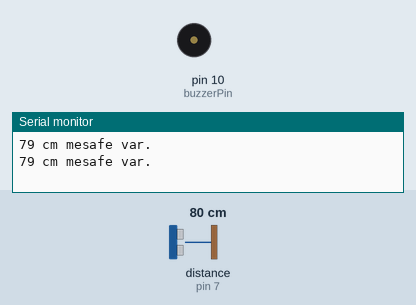
Simulated run of this sketch. Board: Arduino Uno, built with avr-gcc and run on an emulated ATmega328P. Parts: buzzer (waves = sounding), the last lines printed to the serial monitor. The inputs (shaded band) are chosen by the test bench; at power-on: distance to the obstacle (sensor on pin 7) 80 cm. The echo pulse lasts 58.3 µs per cm.

Above: at 1.2 s.
1.3 s: distance to the obstacle (sensor on pin 7) set to 299 cm
At 2.4 s:
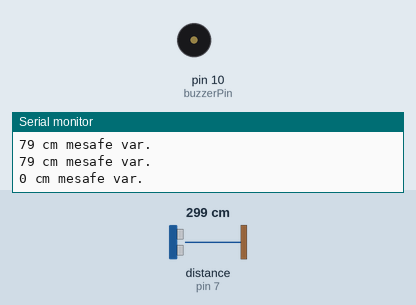
4.3 s: distance to the obstacle (sensor on pin 7) set to 4 cm
At 4.6 s:
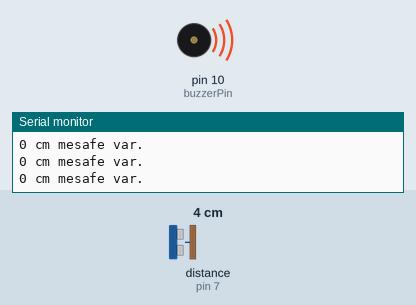
Timing chart, 0 to 7.3 s (numbered marks = the images above; inputs shaded):
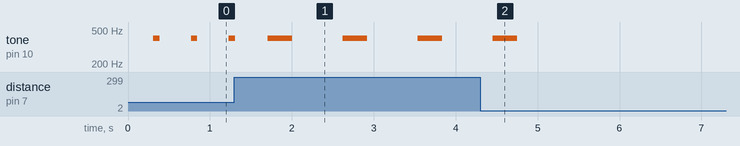

The sketch:

mesafe_uyari_v03.ino
```cpp
/*

HC-SR 04 sensoru ile mesafe olcumu, ve sesli uyari

  */

#define tetiklemePini 3
#define yankiPini 7
#define buzzerPin 10

long yanki_suresi, hesaplanan_mesafe;
const int algilanan_En_Uzak_Mesafe = 200, algilanan_En_Yakin_Mesafe = 2;


void setup() {
  // put your setup code here, to run once:

  Serial.begin(9600);
  pinMode(tetiklemePini, OUTPUT);
  pinMode(yankiPini, INPUT);
  pinMode(buzzerPin, OUTPUT);
}

void loop() {
  // put your main code here, to run repeatedly:

  Serial.print(mesafe_olcumu(algilanan_En_Yakin_Mesafe,algilanan_En_Uzak_Mesafe));
  Serial.println(" cm mesafe var.");
  melodi(hesaplanan_mesafe,400);

}


int mesafe_olcumu(int min, int max) {
  // mesafe_olcumu isimli yeni bir fonksiyon tanimlandi.
  digitalWrite(tetiklemePini,LOW);
  delayMicroseconds(2);
  digitalWrite(tetiklemePini,HIGH);
  delayMicroseconds(10);
  digitalWrite(tetiklemePini,LOW);
  yanki_suresi = pulseIn(yankiPini, HIGH);
  hesaplanan_mesafe = (yanki_suresi/2) * 0.0343;    // (Sesin karsidaki nesneye gidip donme suresi / 2 ) * ses hizi (343 m/s = 0.0343 cm/us)
  delay(300);
  if (hesaplanan_mesafe > min && hesaplanan_mesafe < max) {
    return(hesaplanan_mesafe);
  }
  else {return(0);}
}


int melodi(int gecikme, int tone_degeri) {
    // melodi isimli bir fonksiyon tanimlandi
    tone(buzzerPin, tone_degeri);
    delay(gecikme);
    noTone(buzzerPin);
    delay(gecikme);
  }
```

Measured:
- after the input at 4.3 s, tone on pin 10 (buzzerPin): goes on until 4.7 s, then stays silent
- by itself, tone on pin 10 (buzzerPin): repeats every 0.91 s: 400 Hz 0.30 s, silent 0.62 s
